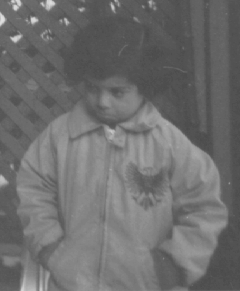
%> input picture ch04/pout.tif, 240 x 291 px
$ octave gray_2.m   (GNU Octave 9; MATLAB toolbox functions it lacks are replaced by stand-ins)
%> lines starting %> are read from the running program, lines starting %| are printed output that depends on the picture; in (x1, y1, x2, y2) boxes, pixels count from 0 and x2, y2 are one past the last pixel; in counts of white or black regions, pixels touching at a corner belong together; the program's own positions count from 1
close all;
clear all;
clc;
%% 调整灰度图像的灰度范围
l = imread('pout.tif');
%> l is the input picture: size 291x240 uint8; min 74, max 224, mean 110.3
[M, N] = size(l);
%> M = 291; N = 240
l = double(l);
%> l: size 291x240 double
J = (l - 80) * 255 / 70;
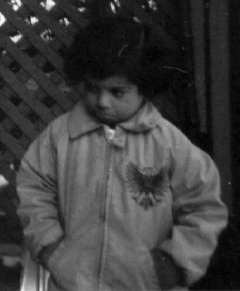
%> J: size 291x240 double; min -21.86, max 524.6, mean 110.4; drawn with min black and max white
for i = 1 : M
    for j = 1 : N
        if J(i, j) < 0;
            J(i, j) = 0;
        end
         if J(i, j) > 255;
            J(i, j) = 255;
         end
    end
end
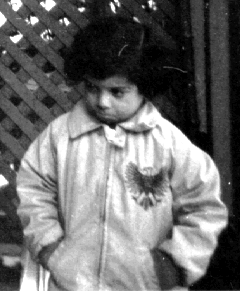
%> J: size 291x240 double; 5.48% of pixels changed, all inside (x1, y1, x2, y2) = (0, 0, 240, 291)
figure;
subplot(121),imshow(uint8(l));
subplot(122),imshow(uint8(J));
